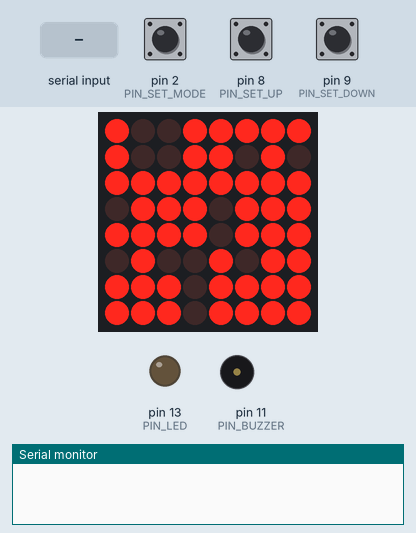
The sketch below on a simulated Arduino Uno, built with avr-gcc and run on an emulated ATmega328P. Shown: 8×8 LED matrix, output pins drawn as LEDs (lit = HIGH), buzzer (waves = sounding), the last lines printed to the serial monitor. The inputs (shaded band) are chosen by the test bench; at power-on: pin 2 (PIN_SET_MODE) HIGH, pin 9 (PIN_SET_DOWN) HIGH, pin 8 (PIN_SET_UP) HIGH. Random numbers use the default seed unless the sketch sets one.

Above: at 1.2 s.
1.3 s: "90,45\n" received over Serial
At 4.08 s:
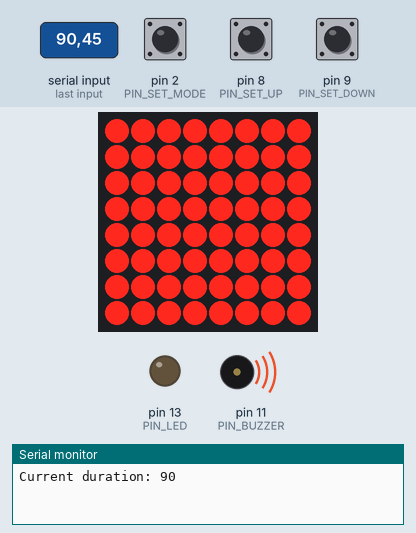
4.1 s: pin 2 (PIN_SET_MODE) pulled LOW for 0.15 s
At 4.38 s:
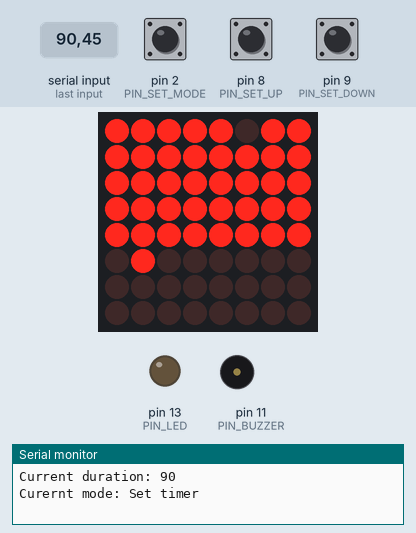
4.8 s: pin 9 (PIN_SET_DOWN) pulled LOW for 0.15 s
5.5 s: pin 8 (PIN_SET_UP) pulled LOW for 0.15 s
6.2 s: pin 2 (PIN_SET_MODE) pulled LOW for 1 s
At 7.7 s:
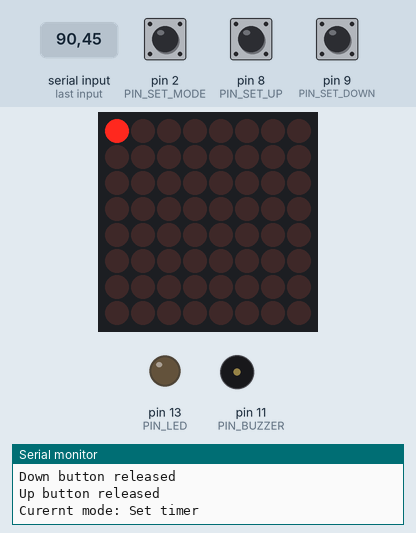
8.7 s: pin 2 (PIN_SET_MODE) pulled LOW for 0.15 s
At 10.5 s:
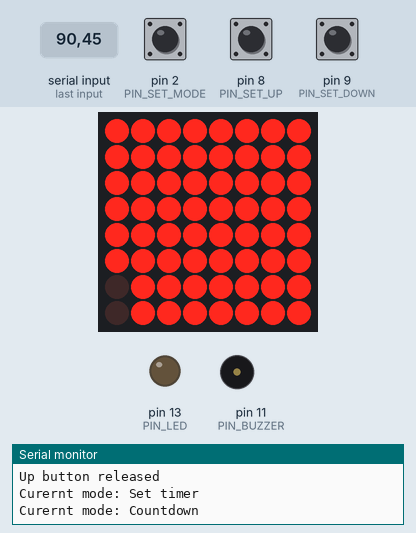
Timing chart, 0 to 12.0 s (numbered marks = the images above; inputs shaded):
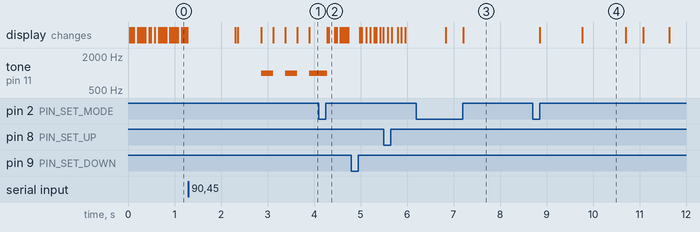

The sketch:

matrix_clock.ino
```cpp
#include <Wire.h>

#include "idle.h"
#include "setTimer.h"
#include "countDown.h"

#include "ledMatrix.h"

//todo:
//  -   allow calculateDuration to be set by serial write
//  -   flash set timer buttons when held
//  -   flash at bounds of idle array

//Buttons
const byte PIN_LED = 13;

const byte PIN_SET_MODE = 2;
const byte PIN_SET_DOWN = 9;
const byte PIN_SET_UP = 8;

const uint64_t longPressDelay = 500;
uint32_t lastDebounceTime = 0;

byte buttonUpState;
byte buttonUpLastState = HIGH;
byte buttonUpShortPress = false;
byte buttonUpLongPress = false;

byte buttonDownState;
byte buttonDownLastState = HIGH;
byte buttonDownShortPress = false;
byte buttonDownLongPress = false;

volatile byte modeChange = false;
byte currentMode = 0;

int32_t currentDuration = 1;
int32_t lastDuration = -1;

bool alarming = false;
const byte alarmDelay = 255;
uint32_t alarmTime = 0;
byte alarmState = 0;

uint32_t elapsedTime = 0;

const int32_t cursorDelay = 750;
uint32_t cursorTime = 0;
bool cursorState = false;

uint32_t idleDelay;
uint32_t idleTime = 0;

//Buzzer
const byte PIN_BUZZER = 11;

void setup()
{
    Serial.begin(9600);
    Wire.begin();

    pinMode(PIN_LED, OUTPUT);

    pinMode(PIN_BUZZER, OUTPUT);

    //Buttons
    pinMode(PIN_SET_MODE, INPUT_PULLUP);
    attachInterrupt(digitalPinToInterrupt(PIN_SET_MODE), setTimerInterrupt, LOW);
    pinMode(PIN_SET_UP, INPUT_PULLUP);
    pinMode(PIN_SET_DOWN, INPUT_PULLUP);

    //LED Matrix setup
    setupMatrix();

    //Idle setup
    setupIdle();
    idleDelay = getLoopSpeed();
}

void setTimerInterrupt()
{
    modeChange = true;
}

void loop()
{
    //Read serial value
    while (Serial.available())
    {
        String input = Serial.readString();
        currentDuration = input.toInt();
        currentMode = 2;

        Serial.print("Current duration: ");
        Serial.println(currentDuration);
    }

    buttonUpState = digitalRead(PIN_SET_UP);
    if (buttonUpState == LOW && buttonUpState != buttonUpLastState)
    {
        lastDebounceTime = millis();
        buttonUpLastState = buttonUpState;
    }

    if (buttonUpState == HIGH && buttonUpState != buttonUpLastState)
    {
        elapsedTime = millis() - lastDebounceTime;
        char str[10];

        if (elapsedTime > longPressDelay)
        {
            buttonUpLongPress = true;
        }
        else
        {
            buttonUpShortPress = true;
        }

        buttonUpLastState = buttonUpState;
    }

    buttonDownState = digitalRead(PIN_SET_DOWN);
    if (buttonDownState == LOW && buttonDownState != buttonDownLastState)
    {
        lastDebounceTime = millis();
        buttonDownLastState = buttonDownState;
    }

    if (buttonDownState == HIGH && buttonDownState != buttonDownLastState)
    {
        elapsedTime = millis() - lastDebounceTime;
        char str[10];

        if (elapsedTime > longPressDelay)
        {
            buttonDownLongPress = true;
        }
        else
        {
            buttonDownShortPress = true;
        }

        buttonDownLastState = buttonDownState;
    }

    if (modeChange)
    {
        currentMode++;

        if (currentMode > 2)
            currentMode = 1;

        switch (currentMode)
        {
        case 1:
            Serial.println("Curernt mode: Set timer");

            clearMatrix();
            updateMatrixByValue(currentDuration);

            break;
        case 2:
            Serial.println("Curernt mode: Countdown");

            fillMatrix();
            cursorTime = millis();

            setupCountDown(currentDuration);

            break;
        case 3:
            Serial.println("Curernt mode: Alarm");
            break;
        default:
            Serial.println("Curernt mode: Idle");

            fillMatrix();
            idleTime = millis();

            break;
        }

        if (alarming)
        {
            alarming = false;
            currentMode = 0;
            noTone(PIN_BUZZER);
        }

        modeChange = false;
    }

    switch (currentMode)
    {
    case 1:
        //Set timer
        currentDuration = setTimer();
        if (currentDuration != lastDuration)
        {
            updateMatrixByValue(currentDuration);
            lastDuration = currentDuration;
        }

        if (buttonDownShortPress)
        {
            setTimerButtonDownShortPress();
            buttonDownShortPress = false;
        }

        if (buttonDownLongPress)
        {
            setTimerButtonDownLongPress();
            buttonDownLongPress = false;
        }

        if (buttonUpShortPress)
        {
            setTimerButtonUpShortPress();
            buttonUpShortPress = false;
        }

        if (buttonUpLongPress)
        {
            setTimerButtonUpLongPress();
            buttonUpLongPress = false;
        }
        break;
    case 2:
        //Countdown
        if (buttonDownShortPress || buttonDownLongPress)
        {
            setTimerButtonDownShortPress();
            buttonDownShortPress = false;
            buttonDownLongPress = false;
        }

        if (buttonUpShortPress || buttonUpLongPress)
        {
            setTimerButtonUpShortPress();
            buttonUpShortPress = false;
            buttonUpLongPress = false;
        }

        elapsedTime = millis() - cursorTime;
        if (elapsedTime > cursorDelay)
        {
            flashCursor(cursorState);

            if (cursorState)
                cursorState = false;
            else
                cursorState = true;

            cursorTime = millis();
        }

        alarming = loopCountDown();
        if (alarming)
        {
            //if the alarm is active then move to Alarm sate
            currentMode = 3;
            alarmTime = millis();
        }

        break;
    case 3:
        //Alarm
        elapsedTime = millis() - alarmTime;
        if (elapsedTime > alarmDelay)
        {
            if (alarmState)
            {
                fillMatrix();
                tone(PIN_BUZZER, 1000);
                alarmState = false;
            }
            else
            {
                clearMatrix();
                noTone(PIN_BUZZER);
                alarmState = true;
            }

            alarmTime = millis();
        }

        if (buttonDownShortPress || buttonDownLongPress || buttonUpShortPress || buttonUpLongPress)
        {
            modeChange = true;

            buttonDownShortPress = false;
            buttonDownLongPress = false;
            buttonUpShortPress = false;
            buttonUpLongPress = false;
        }

        break;
    default:
        //idle
        if (buttonDownShortPress || buttonDownLongPress)
        {
            idleDelay = idleButtonDown();
            buttonDownShortPress = false;
            buttonDownLongPress = false;
        }

        if (buttonUpShortPress || buttonUpShortPress)
        {
            idleDelay = idleButtonUp();
            buttonUpShortPress = false;
            buttonUpLongPress = false;
        }

        elapsedTime = millis() - idleTime;
        if (elapsedTime > idleDelay)
        {
            loopIdle();
            idleTime = millis();
        }
        break;
    }
}
```

countDown.cpp
```cpp
#include "countDown.h"

double tick;
uint32_t millisecondSinceLastUpdate = 0;
uint32_t indexTime;

byte lightsInMatrix = 64;
byte currentColumn = 0;
int32_t currentRow = 7;

void setupCountDown(int32_t duration)
{
    //Tick seconds
    indexTime = millis();

    tick = calculateDuration(duration);

    fillMatrix();
    currentColumn = 0;
    currentRow = 7;
}

bool loopCountDown()
{
    uint32_t currentTime = millis();
    if ((currentTime - indexTime) >= tick)
    {
        //make sure the previous dot is off before calculating the current one
        setMatrix(currentColumn, currentRow, false);

        millisecondSinceLastUpdate = 0;

        currentRow -= 1;
        if (currentRow < 0)
        {
            currentRow = 7;
            currentColumn += 1;
            if (currentColumn > 7)
            {
                return true;
            }
        }

        indexTime = currentTime;

        setMatrix(currentColumn, currentRow, false);
    }

    return false;
}

void flashCursor(bool state)
{
    setMatrix(currentColumn, currentRow, state);
}

double calculateDuration(uint32_t minutes)
{
    uint32_t seconds = minutes * 60;
    double secondsTick = (double)seconds / (double)lightsInMatrix;
    double millisecondTick = secondsTick * 1000;

    return millisecondTick;
}
```

countDown.h
```cpp
#ifndef COUNT_DOWN_FUNCTIONS_H
#define COUNT_DOWN_FUNCTIONS_H

#include "ledMatrix.h"
#include "Arduino.h"

void setupCountDown(int32_t duration);
bool loopCountDown();
void flashCursor(bool state);
double calculateDuration(uint32_t input);

#endif
```

idle.cpp
```cpp
#include "idle.h"

bool idleMatrix[64];

const uint16_t loopSpeedMax = 1000;
const uint8_t loopSpeedMin = 0;
const uint32_t loopSpeedStep = 100;

int loopSpeeds[] = {0, 10, 20, 40, 80, 160, 320, 640};
int32_t loopSpeedIndex = 3;

int32_t loopSpeed;

void setupIdle()
{
    byte arraylength;
    arraylength = sizeof(idleMatrix);
    for (int i = 0; i < arraylength; i++)
    {
        idleMatrix[i] = 1;
    }

    fillMatrix();

    loopSpeed = getLoopSpeed();
}

int32_t getLoopSpeed()
{
    return loopSpeeds[loopSpeedIndex];
}

//Down button
int32_t idleButtonDown()
{
    Serial.println("Down button released");

    loopSpeedIndex--;

    if (loopSpeedIndex < 0)
        loopSpeedIndex = 0;

    loopSpeed = getLoopSpeed();

    return loopSpeed;
}

//Up button
int32_t idleButtonUp()
{
    Serial.println("Up button released");

    byte arraylength;
    arraylength = (sizeof(loopSpeeds) / sizeof(*loopSpeeds)) - 1;

    loopSpeedIndex++;
    if (loopSpeedIndex > arraylength)
        loopSpeedIndex = arraylength;

    loopSpeed = getLoopSpeed();

    return loopSpeed;
}

void loopIdle()
{
    uint8_t column = random(0, 8);
    uint8_t row = random(0, 8);

    int index;
    index = column * row;

    bool state;
    state = idleMatrix[index];

    state = !state;
    idleMatrix[index] = state;

    setMatrix(column, row, state);
}
```

idle.h
```cpp
#ifndef IDLE_FUNCTIONS_H
#define IDLE_FUNCTIONS_H

#include "ledMatrix.h"
#include "Arduino.h"

void setupIdle();

int32_t getLoopSpeed();

int32_t idleButtonDown();
int32_t idleButtonUp();

void loopIdle();

#endif
```

ledMatrix.cpp
```cpp
#include "ledMatrix.h"

//LED Matix
const byte DIN = 7; // DIN pin of MAX7219 module
const byte CLK = 6; // CLK pin of MAX7219 module
const byte CS = 5;  // CS pin of MAX7219 module
const byte maxInUse = 1;

const byte ledsPerRow = 5;
const byte columnQuantity = 7;

MaxMatrix matrix(DIN, CS, CLK, maxInUse);

void setupMatrix()
{
    //LED Matix init
    matrix.init();
    matrix.setIntensity(0); // initial led matrix intensity, 0-15
}

void setMatrix(byte currentColumn, byte currentRow, bool state)
{
    matrix.setDot(currentColumn, currentRow, state);
}

void updateMatrixByValue(int32_t value)
{
    int rows = value % ledsPerRow;
    int columns = value / ledsPerRow;

    clearMatrix();

    for (int c = 0; c < columns; c++)
    {
        for (int r = 0; r < ledsPerRow; r++)
        {
            matrix.setDot(c, r, true);
        }
    }

    for (int r = 0; r < rows; r++)
    {
        matrix.setDot(columns, r, true);
    }
}

void clearMatrix()
{
    matrix.clear();
}

void fillMatrix()
{
    for (int i = 0; i < 8; i++)
    {
        matrix.setColumn(i, B11111111);
    }
}
```

ledMatrix.h
```cpp
#ifndef LED_MATRIX_FUNCTIONS_H
#define LED_MATRIX_FUNCTIONS_H

#include <MaxMatrix.h>
#include "Arduino.h"

void setupMatrix();
void setMatrix(byte currentColumn, byte currentRow, bool state);
void updateMatrixByValue(int32_t value);
void updateMatrix(byte &currentColumn, int32_t &currentRow, bool state);
void clearMatrix();
void fillMatrix();

#endif
```

setTimer.cpp
```cpp
#include "setTimer.h"

const byte minDuration = 1;
const byte maxDuration = 40;

int32_t timerDuration = 1;

//Down button
//  Pressed short
void setTimerButtonDownShortPress()
{
    timerDuration--;
}

//  Pressed long
void setTimerButtonDownLongPress()
{
    byte leftOver = timerDuration % 5;

    if (leftOver > 0)
        timerDuration = timerDuration - leftOver;
    else
        timerDuration -= 5;
}

//Up button
//  Pressed short
void setTimerButtonUpShortPress()
{
    timerDuration++;
}

//  Pressed long
void setTimerButtonUpLongPress()
{
    byte leftOver = timerDuration % 5;
    timerDuration = timerDuration - leftOver;

    timerDuration += 5;
}

int32_t setTimer()
{
    if (timerDuration < minDuration)
        timerDuration = minDuration;

    if (timerDuration > maxDuration)
        timerDuration = maxDuration;

    return timerDuration;
}
```

setTimer.h
```cpp
#ifndef SET_TIMER_FUNCTIONS_H
#define SET_TIMER_FUNCTIONS_H

#include "ledMatrix.h"
#include "Arduino.h"

void setupSettings(byte PIN_SET_MODE, byte PIN_SET_UP, byte PIN_SET_DOWN);
int32_t setTimer();

void setTimerButtonUpShortPress();
void setTimerButtonUpLongPress();
void setTimerButtonDownShortPress();
void setTimerButtonDownLongPress();

#endif
```

Measured:
- after the input at 1.3 s, tone on pin 11 (PIN_BUZZER): alternates 1000 Hz for 0.26 s and silent for 0.26 s, starting after 1.6 s
- after the input at 8.7 s, the display: first changes after 0.15 s (image 4 shows a later state)
- what the display in image 4 shows lasts 0.9 s, from 9.8 s to 10.7 s
